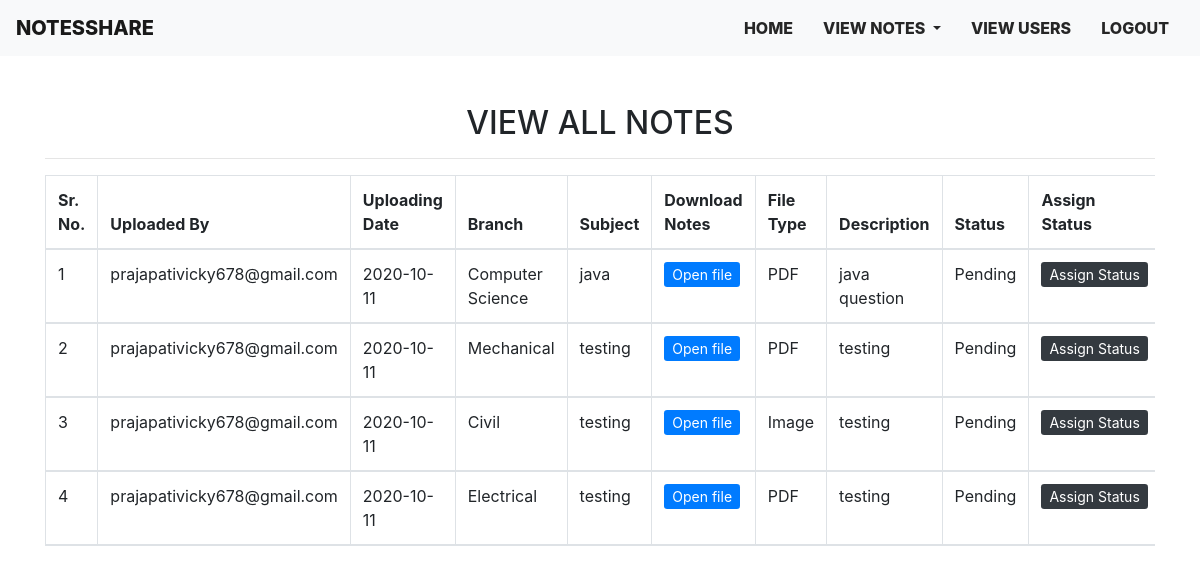
The page /all_notes (signed in) on the database as committed earlier.
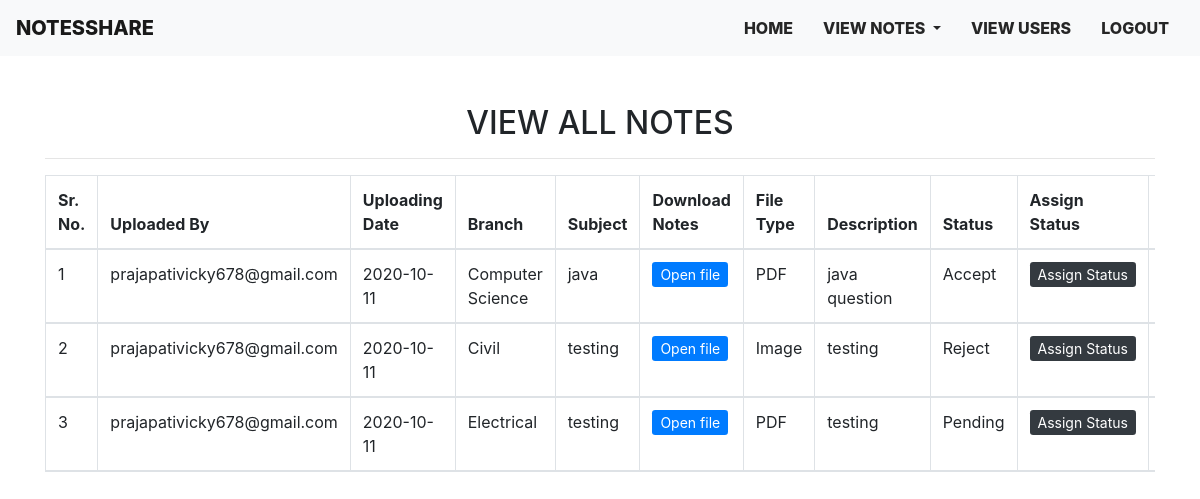
The same page on the database as committed later.
### notes/models.py (models this page shows, shortened)
class Notes(models.Model):
    user = models.ForeignKey(User,on_delete=models.CASCADE)
    uploadingdate = models.CharField(max_length=30)
    branch = models.CharField(max_length=30)
    subject = models.CharField(max_length=30)
    notesfile = models.FileField(null=True)
    filetype = models.CharField(max_length=30)
    description = models.CharField(max_length=200,null=True)
    status = models.CharField(max_length=15)

### notes/views.py (the view)
# urls.py: path('all_notes',views.all_notes,name='all_notes'),
def all_notes(request):
    if not request.user.is_authenticated:
        return redirect('login_admin')
    notes = Notes.objects.all()
    d = {'notes':notes}
    return render(request,'all_notes.html',d)

### templates/all_notes.html (shortened to what this page needs)
{% extends 'admin_nav.html' %}
{% block body %}
<div class="container mt-5">
    <h2 class="text-center">VIEW ALL NOTES</h2>
   <hr>
<div class="table-responsive">
   <table  id="example" class="table table-striped table-bordered">
    <thead>
        <tr>
            <th>Sr. No.</th>
            <th>Uploaded By</th>
            <th>Uploading Date</th>
            <th>Branch</th>
            <th>Subject</th>
            <th>Download Notes</th>
            <th>File Type</th>
            <th>Description</th>
            <th>Status</th>
            <th>Assign Status</th>
            <th>Action</th>
        </tr>
        {% for i in notes %}
       <tr>
           <td>{{forloop.counter}}</td>
           <td>{{i.user.username}}</td>
           <td>{{i.uploadingdate}}</td>
           <td>{{i.branch}}</td>
           <td>{{i.subject}}</td>
           <td><a href="{{i.notesfile.url}}" class="btn-sm btn-primary" target="_blank" style="text-decoration: none;"> Open file </a></td>
           <td>{{i.filetype}}</td>
           <td>{{i.description}}</td>
           <td>{{i.status}}</td>
           <td><a href="{% url 'assign_status' i.id %}" class="btn-sm btn-dark" style="text-decoration: none;" >Assign&nbsp;Status</a></td>
           <td><a href="{% url 'delete_notes' i.id %}" class="btn-sm btn-dark" style="text-decoration: none;" onclick="return confirm('Are you sure?')">Delete</a></td>
       </tr>
       {% endfor %}
    </thead>
   </table>
</div>
</div>
{% endblock body %}

Rows that differ between the two databases and show on the page:
removed Notes: user.username "prajapativicky678@gmail.com", uploadingdate "2020-10-11", branch "Mechanical", subject "testing", filetype "PDF", description "testing", status "Pending"
changed Notes "Computer Science": status "Pending" → "Accept"
changed Notes "Civil": status "Pending" → "Reject"
